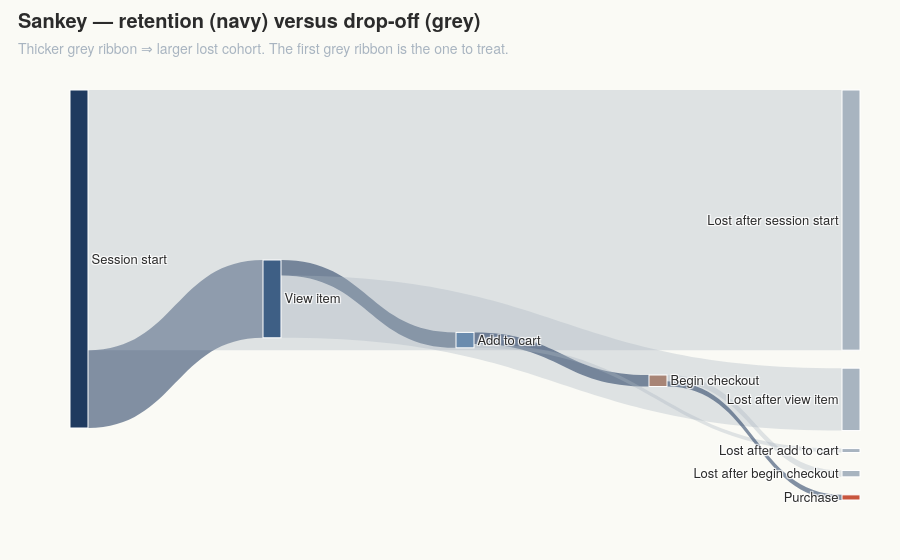

The notebook cell saved with this chart:
### Markdown cell above
## 7 · Visual 2 — Sankey: retention versus drop-off at each step

Funnels count survivors. Sankey diagrams also count the dead: at each stage, the grey ribbon off the node is the lost cohort, the navy ribbon is the users who continued. The width of the first grey ribbon tells you, at a glance, that *discovery* is the commercial problem — not checkout friction.

### Code cell
stage_labels = [STAGE_LABELS[s] for s in STAGE_ORDER]
drop_labels  = [f"Lost after {lbl.lower()}" for lbl in stage_labels[:-1]]
node_labels  = stage_labels + drop_labels
node_colors  = list(FUNNEL_PALETTE) + [COLOR_MUTED] * len(drop_labels)

retain_rgba = "rgba(31, 58, 95, 0.55)"    # primary navy @ 55%
drop_rgba   = "rgba(168, 180, 192, 0.35)" # muted @ 35%

sources: list[int] = []
targets: list[int] = []
values:  list[int] = []
colors:  list[str] = []

users_by_stage = funnel_total.set_index("stage")["users"].to_dict()
for i, stage in enumerate(STAGE_ORDER[:-1]):
    next_stage = STAGE_ORDER[i + 1]
    retained = int(users_by_stage[next_stage])
    lost     = int(users_by_stage[stage] - users_by_stage[next_stage])

    sources.append(i); targets.append(i + 1); values.append(retained)
    colors.append(retain_rgba)

    sources.append(i); targets.append(len(stage_labels) + i); values.append(lost)
    colors.append(drop_rgba)

fig_sk = go.Figure(
    go.Sankey(
        arrangement="snap",
        node={
            "label":     node_labels,
            "color":     node_colors,
            "pad":       18,
            "thickness": 18,
            "line":      {"color": "white", "width": 1},
        },
        link={
            "source": sources,
            "target": targets,
            "value":  values,
            "color":  colors,
        },
    )
)
fig_sk.update_layout(title="Sankey — retention (navy) versus drop-off (grey)")
apply_sfl_theme(
    fig_sk,
    height=560,
    subtitle="Thicker grey ribbon ⇒ larger lost cohort. The first grey ribbon is the one to treat.",
)
fig_sk.show()

### Figure 1 — Plotly figure (JSON) as saved in the notebook; plotly's stock layout.template omitted (floating-point values rounded to 4 significant figures)
{"data": [{"arrangement": "snap", "link": {"color": ["rgba(31, 58, 95, 0.55)", "rgba(168, 180, 192, 0.35)", "rgba(31, 58, 95, 0.55)", "rgba(168, 180, 192, 0.35)", "rgba(31, 58, 95, 0.55)", "rgba(168, 180, 192, 0.35)", "rgba(31, 58, 95, 0.55)", "rgba(168, 180, 192, 0.35)"], "source": [0, 0, 1, 1, 2, 2, 3, 3], "target": [1, 5, 2, 6, 3, 7, 4, 8], "value": [72384, 241983, 14360, 58024, 10700, 3660, 4791, 5909]}, "node": {"color": ["#1F3A5F", "#3E5F85", "#6B8CAE", "#A88576", "#C8553D", "#A8B4C0", "#A8B4C0", "#A8B4C0", "#A8B4C0"], "label": ["Session start", "View item", "Add to cart", "Begin checkout", "Purchase", "Lost after session start", "Lost after view item", "Lost after add to cart", "Lost after begin checkout"], "line": {"color": "white", "width": 1}, "pad": 18, "thickness": 18}, "type": "sankey"}], "layout": {"font": {"color": "#2B2B2B", "family": "Helvetica Neue, Helvetica, Arial, sans-serif", "size": 13}, "height": 560, "hoverlabel": {"bgcolor": "white", "bordercolor": "#1F3A5F", "font": {"color": "#2B2B2B", "family": "Helvetica Neue, Helvetica, Arial, sans-serif", "size": 12}}, "legend": {"bgcolor": "rgba(0,0,0,0)", "bordercolor": "#E4E4E0", "borderwidth": 0, "font": {"color": "#2B2B2B", "size": 12}}, "margin": {"b": 60, "l": 70, "r": 40, "t": 90}, "paper_bgcolor": "#FAFAF5", "plot_bgcolor": "#FAFAF5", "title": {"font": {"color": "#2B2B2B", "size": 20}, "text": "<b>Sankey — retention (navy) versus drop-off (grey)</b><br><span style='font-size:14px;color:#A8B4C0'>Thicker grey ribbon ⇒ larger lost cohort. The first grey ribbon is the one to treat.</span>", "x": 0.02, "xanchor": "left", "y": 0.95, "yanchor": "top"}, "xaxis": {"linecolor": "#E4E4E0", "linewidth": 1, "showgrid": false, "showline": true, "tickcolor": "#E4E4E0", "tickfont": {"color": "#2B2B2B", "size": 11}, "ticks": "outside"}, "yaxis": {"gridcolor": "#E4E4E0", "gridwidth": 1, "showgrid": true, "showline": false, "tickcolor": "#E4E4E0", "tickfont": {"color": "#2B2B2B", "size": 11}, "ticks": "outside", "zeroline": false}}}
